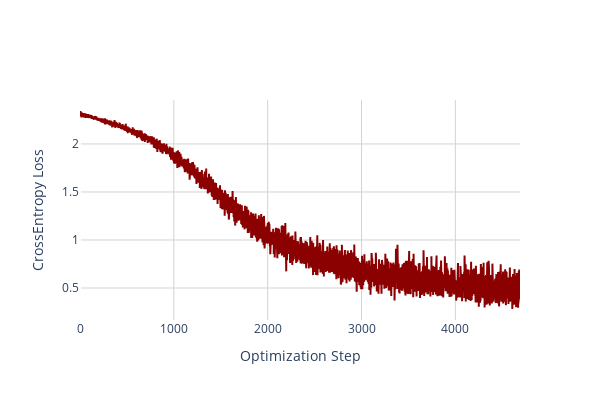

Source (notebook cell):
### Code cell
fig = go.Figure()
fig.add_trace(go.Scatter(y=train_losses, mode='lines', name='', line=dict(color='darkred', width=2)))
fig.update_layout({'plot_bgcolor': 'rgba(255, 255, 255, 1)',})
fig.update_layout(
    xaxis=dict(showgrid=True, gridwidth=1, gridcolor='LightGray'),
    yaxis=dict(showgrid=True, gridwidth=1, gridcolor='LightGray'),
)
fig.update_xaxes(title_text='Optimization Step')
fig.update_yaxes(title_text='CrossEntropy Loss')
fig.update_layout(width=600, height=400, autosize=False)
fig.show()

### Figure 1 — Plotly figure (JSON) as saved in the notebook; plotly's stock layout.template omitted (floating-point values rounded to 4 significant figures; data arrays with more than 128 entries replaced by an {"elided": "..."} marker saying what was removed)
{"data": [{"line": {"color": "darkred", "width": 2}, "mode": "lines", "name": "", "type": "scatter", "y": {"elided": "4690 float values"}}], "layout": {"autosize": false, "height": 400, "plot_bgcolor": "rgba(255, 255, 255, 1)", "width": 600, "xaxis": {"gridcolor": "LightGray", "gridwidth": 1, "showgrid": true, "title": {"text": "Optimization Step"}}, "yaxis": {"gridcolor": "LightGray", "gridwidth": 1, "showgrid": true, "title": {"text": "CrossEntropy Loss"}}}}
